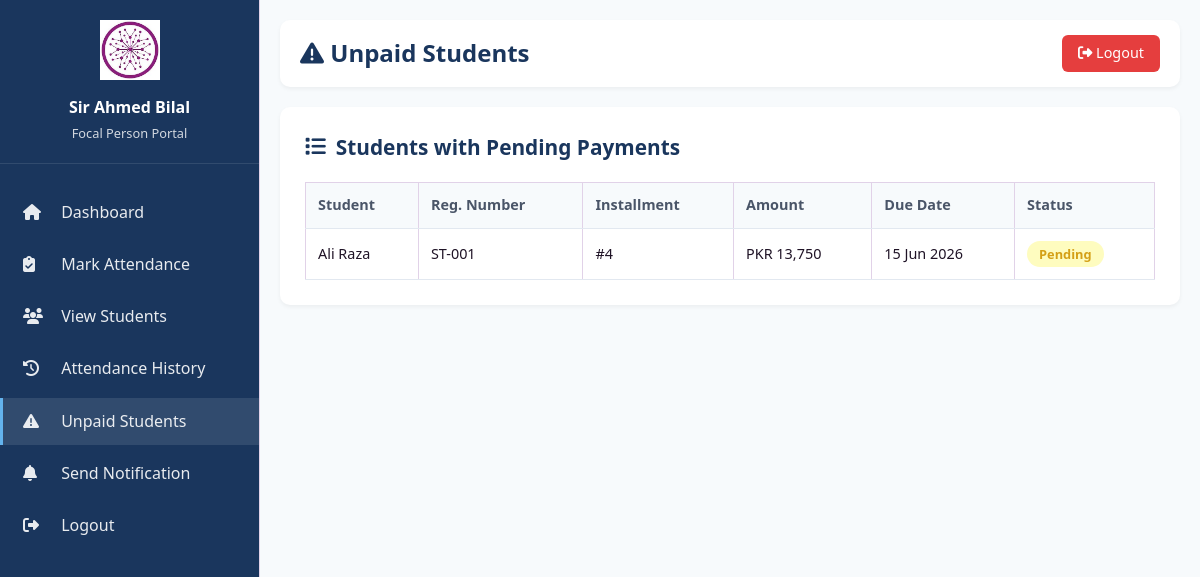
The page /backend/focal/unpaid_students.php (signed in) on the database its author committed.
### tables this page shows
CREATE TABLE payments (
    payment_id INT AUTO_INCREMENT PRIMARY KEY,
    student_id INT NOT NULL,
    amount DECIMAL(10, 2) NOT NULL,
    payment_date DATE,
    due_date DATE,
    installment_number INT DEFAULT 1,
    status ENUM('Paid', 'Unpaid', 'Pending') DEFAULT 'Pending',
    processed_by INT,
    created_at TIMESTAMP DEFAULT CURRENT_TIMESTAMP,
    updated_at TIMESTAMP DEFAULT CURRENT_TIMESTAMP ON UPDATE CURRENT_TIMESTAMP,
    FOREIGN KEY (student_id) REFERENCES students(student_id) ON DELETE CASCADE,
    FOREIGN KEY (processed_by) REFERENCES users(id) ON DELETE SET NULL
);

CREATE TABLE students (
    student_id INT AUTO_INCREMENT PRIMARY KEY,
    name VARCHAR(100) NOT NULL,
    student_reg_no VARCHAR(50) UNIQUE,
    route_id INT,
    user_id INT UNIQUE,
    fee_status ENUM('Paid', 'Unpaid', 'Pending') DEFAULT 'Unpaid',
    fee_amount DECIMAL(10, 2) DEFAULT 0,
    last_payment_date DATE,
    created_at TIMESTAMP DEFAULT CURRENT_TIMESTAMP,
    updated_at TIMESTAMP DEFAULT CURRENT_TIMESTAMP ON UPDATE CURRENT_TIMESTAMP,
    FOREIGN KEY (route_id) REFERENCES routes(route_id) ON DELETE SET NULL,
    FOREIGN KEY (user_id) REFERENCES users(id) ON DELETE CASCADE
);

### backend/focal/unpaid_students.php (the view, shortened to what this page needs)
<?php
require_once '../connection.php';
$route_id = $_SESSION['route_id'];
$sql = "SELECT s.*, p.payment_id, p.amount, p.due_date, p.status as payment_status, p.installment_number
        FROM students s
        JOIN payments p ON s.student_id = p.student_id
        WHERE s.route_id = ? AND p.status IN ('Unpaid', 'Pending')
        ORDER BY p.due_date, s.name";
$stmt = $conn->prepare($sql);
$stmt->bind_param("i", $route_id);
$stmt->execute();
$unpaid_students = $stmt->get_result();
?>
<!DOCTYPE html>
<html lang="en">
<head>
    <link rel="stylesheet" href="../../style.css">
    <link rel="stylesheet" href="https://cdnjs.cloudflare.com/ajax/libs/font-awesome/6.4.0/css/all.min.css">
</head>
<body>
    <div class="dashboard-container">
        <aside class="sidebar">
            <div class="sidebar-header">
                <img src="../../download.jfif" alt="Logo">
                <h3><?php echo htmlspecialchars($_SESSION['focal_name']); ?></h3>
                <p>Focal Person Portal</p>
            </div>
            <ul class="nav-menu">
                <li><a href="dashboard.php"><i class="fas fa-home"></i> Dashboard</a></li>
                <li><a href="mark_attendance.php"><i class="fas fa-clipboard-check"></i> Mark Attendance</a></li>
                <li><a href="view_students.php"><i class="fas fa-users"></i> View Students</a></li>
                <li><a href="attendance_history.php"><i class="fas fa-history"></i> Attendance History</a></li>
                <li><a href="unpaid_students.php" class="active"><i class="fas fa-exclamation-triangle"></i> Unpaid Students</a></li>
                <li><a href="send_notification.php"><i class="fas fa-bell"></i> Send Notification</a></li>
                <li><a href="../logout.php"><i class="fas fa-sign-out-alt"></i> Logout</a></li>
            </ul>
        </aside>
        <main class="main-content">
            <div class="top-bar">
                <h1><i class="fas fa-exclamation-triangle"></i> Unpaid Students</h1>
                <a href="../logout.php" class="btn-logout"><i class="fas fa-sign-out-alt"></i> Logout</a>
            </div>
            <div class="content-card">
                <h2><i class="fas fa-list"></i> Students with Pending Payments</h2>
                <?php if ($unpaid_students->num_rows > 0): ?>
                    <table class="data-table">
                        <thead>
                            <tr>
                                <th>Student</th>
                                <th>Reg. Number</th>
                                <th>Installment</th>
                                <th>Amount</th>
                                <th>Due Date</th>
                                <th>Status</th>
                            </tr>
                        </thead>
                        <tbody>
                            <?php while ($student = $unpaid_students->fetch_assoc()):
                                $is_overdue = strtotime($student['due_date']) < strtotime('today') && $student['payment_status'] === 'Unpaid';
                            ?>
                                <tr>
                                    <td><?php echo htmlspecialchars($student['name']); ?></td>
                                    <td><?php echo htmlspecialchars($student['student_reg_no'] ?? 'N/A'); ?></td>
                                    <td>#<?php echo $student['installment_number']; ?></td>
                                    <td>PKR <?php echo number_format($student['amount'], 0); ?></td>
                                    <td class="<?php echo $is_overdue ? 'overdue' : ''; ?>">
                                        <?php echo date('d M Y', strtotime($student['due_date'])); ?>
                                    </td>
                                    <td>
                                        <span class="status-badge status-<?php echo strtolower($student['payment_status']); ?>">
                                            <?php echo $student['payment_status']; ?>
                                        </span>
                                    </td>
                                </tr>
                            <?php endwhile; ?>
                        </tbody>
                    </table>
                <?php endif; ?>
            </div>
        </main>
    </div>
</body>
</html>

### style.css (style rules this page uses)
:root { --purple-900: #3e0d48; --purple-800: #5a1768; --purple-700: #6f1f7d; --purple-500: #8b2d99; --purple-300: #b568bf; --bg: #f4eff8; --text: #1f1326; --danger: #a10e5a; --ok: #6f1f7d; --card: #ffffff; --border: #e1d2e8; --success: #2d7a2d; --warning: #d4a017; --info: #2c5aa0; }
* { box-sizing: border-box; }
body { margin: 0; font-family: "Segoe UI", Tahoma, Geneva, Verdana, sans-serif; color: var(--text); background: var(--bg); line-height: 1.45; -webkit-font-smoothing: antialiased; -moz-osx-font-smoothing: grayscale; }
.sidebar { background: #fff; border-right: 1px solid var(--border); padding: 1rem 0.8rem; }
table { width: 100%; border-collapse: collapse; overflow: hidden; }
th, td { text-align: left; padding: 0.62rem 0.55rem; border: 1px solid var(--border); font-size: 0.9rem; }
th { background: rgba(139, 45, 153, 0.1); }
.status-pending { color: var(--text-secondary); font-weight: 600; }
.status-pending { color: var(--warning); font-weight: 600; }
.status-badge { padding: 0.5rem 1rem; border-radius: 20px; font-size: 0.85rem; font-weight: 600; display: inline-block; }
.status-pending { color: var(--warning) !important; font-weight: 600; }

### backend/focal/unpaid_students.php (style rules this page uses)
.dashboard-container { display: flex; min-height: 100vh; }
.sidebar { width: 260px; background: #1a365d; color: white; padding: 20px 0; position: fixed; height: 100vh; overflow-y: auto; }
.sidebar-header { padding: 0 20px 20px; border-bottom: 1px solid rgba(255,255,255,0.1); text-align: center; }
.sidebar-header img { width: 60px; margin-bottom: 10px; }
.sidebar-header h3 { font-size: 1rem; margin: 0; }
.sidebar-header p { font-size: 0.8rem; opacity: 0.8; margin: 5px 0 0; }
.nav-menu { list-style: none; padding: 20px 0; margin: 0; }
.nav-menu li { margin: 5px 0; }
.nav-menu a { display: block; padding: 12px 20px; color: rgba(255,255,255,0.9); text-decoration: none; transition: all 0.3s; border-left: 3px solid transparent; }
.nav-menu a:hover, .nav-menu a.active { background: rgba(255,255,255,0.1); border-left-color: #63b3ed; }
.nav-menu i { width: 24px; margin-right: 10px; }
.main-content { flex: 1; margin-left: 260px; padding: 20px; background: #f7fafc; min-height: 100vh; }
.top-bar { display: flex; justify-content: space-between; align-items: center; padding: 15px 20px; background: white; border-radius: 10px; margin-bottom: 20px; box-shadow: 0 2px 4px rgba(0,0,0,0.05); }
.top-bar h1 { margin: 0; font-size: 1.5rem; color: #1a365d; }
.btn-logout { padding: 8px 16px; background: #e53e3e; color: white; border: none; border-radius: 6px; cursor: pointer; text-decoration: none; font-size: 0.9rem; }
.content-card { background: white; border-radius: 10px; padding: 25px; box-shadow: 0 2px 4px rgba(0,0,0,0.05); margin-bottom: 20px; }
.content-card h2 { margin: 0 0 20px; color: #1a365d; font-size: 1.3rem; display: flex; align-items: center; gap: 10px; }
.data-table { width: 100%; border-collapse: collapse; }
.data-table th, .data-table td { padding: 12px; text-align: left; border-bottom: 1px solid #e2e8f0; }
.data-table th { background: #f7fafc; font-weight: 600; color: #4a5568; }
.status-badge { padding: 4px 12px; border-radius: 20px; font-size: 0.8rem; font-weight: 600; }
.status-pending { background: #fefcbf; color: #975a16; }

### rows shown on the page
payments: student.name "Ali Raza", student.student_reg_no "ST-001", installment_number "4", amount "13,750", due_date "15 Jun 2026", status "Pending"

### other values the page prints
$_SESSION['focal_name'] "Sir Ahmed Bilal"
